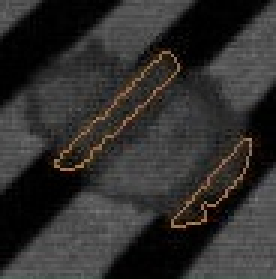
#> input picture input/cropHSV_blue.jpg, 92 x 93 px, found by its file name (shown 3 times larger)
$ jupyter execute HW3.ipynb
#> lines starting #> are read from the running program, lines starting #| are printed output that depends on the picture; after the words box and inside, x2 and y2 are one past the last pixel; in counts of white or black regions, pixels touching at a corner belong together
[cell 1]
import cv2
import numpy as np
import matplotlib.pyplot as plt

ogimg=cv2.imread(r"input\cropHSV_blue.jpg",-1) #bgr
#> ogimg is the input picture: shape (93, 92, 3); mean B, G, R 45.6, 47, 48.6
#rgbimg=cv2.cvtColor(ogimg, cv2.COLOR_BGR2RGB)#rgb
hsvimg =cv2.cvtColor(ogimg, cv2.COLOR_RGB2HSV)#hsv
#> hsvimg: shape (93, 92, 3); mean H, S, V 37.2, 32.4, 49.1
plt.imshow(ogimg)
plt.show()

[cell 2]
#濾波
med = cv2.medianBlur(hsvimg, 3)
#> med: shape (93, 92, 3); mean H, S, V 36, 31, 47.7
# mean =cv2.blur(hsvimg, (3,3))
# gau =cv2.GaussianBlur(med3, (3,3),0)

[cell 3]
#遮罩
lowerb = np.array([110,100 , 50])
upperb = np.array([180, 255, 255])
# maskmean = cv2.inRange(mean, lowerb, upperb)
# maskgau = cv2.inRange(gau, lowerb, upperb)
maskmed = cv2.inRange(ogimg, lowerb, upperb)
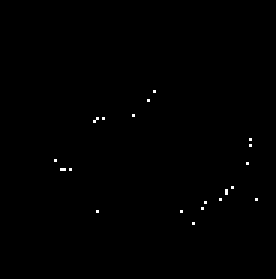
#> maskmed: shape (93, 92) (shown 3 times larger); 0.27% white in thin lines or dots, all inside (x1, y1, x2, y2) = (18, 30, 86, 75)

plt.imshow(maskmed,cmap='gray')
plt.show()

[cell 4]
#閉運算
kernel = np.ones((7, 7), np.uint8)
dilated_img = cv2.dilate(maskmed, kernel, iterations=1)#膨脹
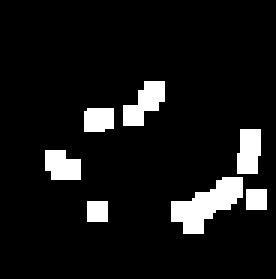
#> dilated_img: shape (93, 92) (shown 3 times larger); 8.6% white; 7 white regions, largest, box (x1, y1, x2, y2) and area: (57, 59, 81, 78) 236, (41, 27, 55, 42) 123, (79, 43, 87, 58) 106
eroded_img = cv2.erode(dilated_img, kernel, iterations=1)#侵蝕

plt.subplot(1,2,1)
plt.imshow(dilated_img, cmap='gray')
plt.title("dilated1")
plt.axis("off")

plt.subplot(1,2,2)
plt.imshow(eroded_img, cmap='gray')
plt.title("eroded2")
plt.axis("off")
plt.show()
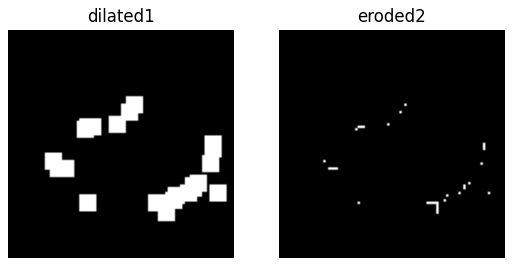
#> figure drawn by matplotlib, 2 panels

[cell 5]
ogimg2=cv2.imread(r"C:input\cropHSV_blue.jpg",-1)

lowerb2 = np.array([70,100 , 50])
upperb2 = np.array([180, 255, 255])

maskmed2 = cv2.inRange(ogimg2, lowerb2, upperb2)
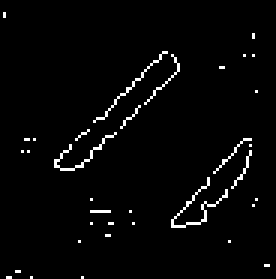
#> maskmed2: shape (93, 92) (shown 3 times larger); 2.5% white in thin lines or dots

kernel = np.ones((7, 7), np.uint8)
dilated_img2 = cv2.dilate(maskmed2, kernel, iterations=1)#膨脹
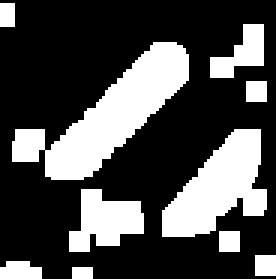
#> dilated_img2: shape (93, 92) (shown 3 times larger); 29.9% white; 10 white regions, largest, box (x1, y1, x2, y2) and area: (4, 14, 63, 60) 1048, (54, 43, 89, 79) 715, (23, 63, 48, 84) 333
eroded_img2 = cv2.erode(dilated_img2, kernel, iterations=1)#侵蝕
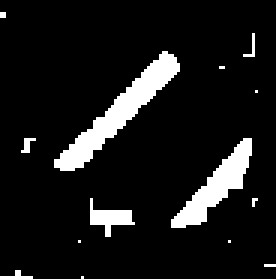
#> eroded_img2: shape (93, 92) (shown 3 times larger); 9.7% white; 14 white regions (11 under 20 px), largest, box (x1, y1, x2, y2) and area: (18, 17, 60, 57) 411, (57, 46, 84, 76) 276, (30, 66, 45, 79) 83

plt.subplot(1,3,1)
plt.imshow(maskmed2, cmap='gray')
plt.title("dilated1")
plt.axis("off")

plt.subplot(1,3,2)
plt.imshow(dilated_img2, cmap='gray')
plt.title("dilated1")
plt.axis("off")

plt.subplot(1,3,3)
plt.imshow(eroded_img2, cmap='gray')
plt.title("eroded2")
plt.axis("off")
plt.show()
